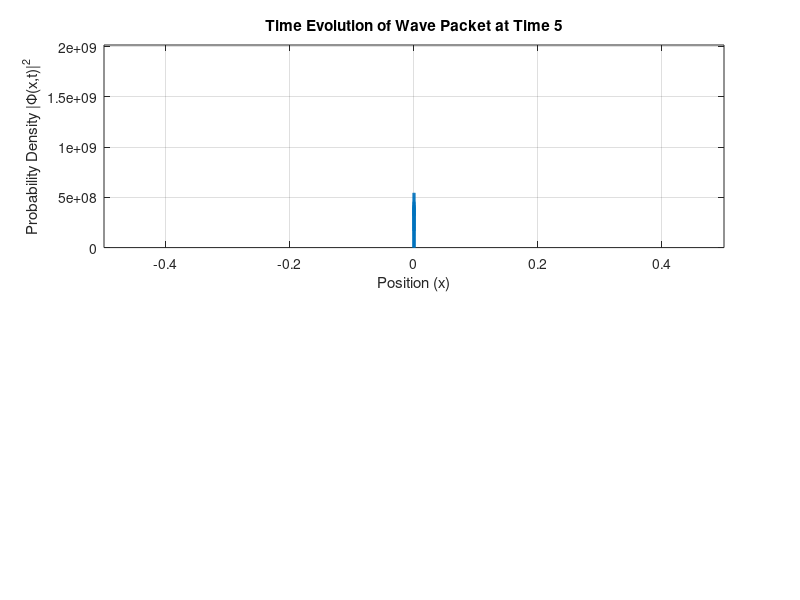
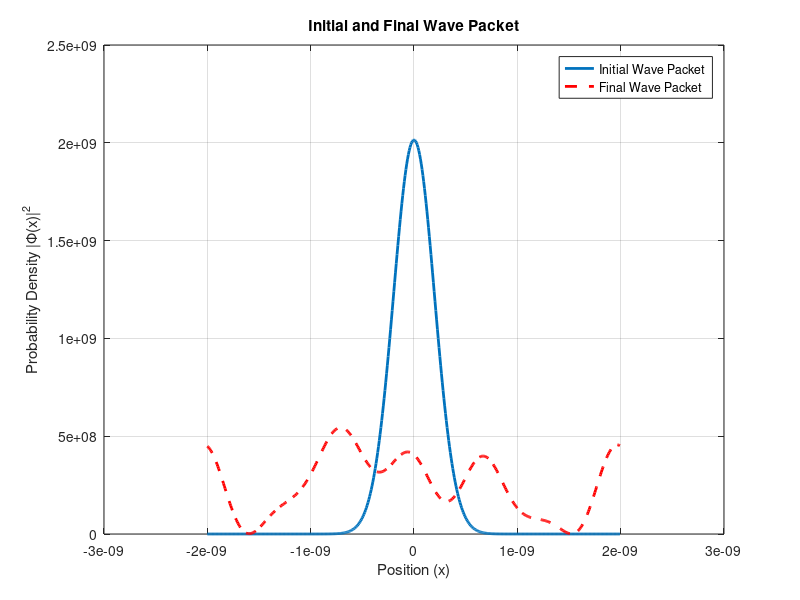

MATLAB code to generate these figures, in order: (Note: a time limit stopped this script after it produced the figures.)
clear all; close all;

%% Parameters
a = 1;  % Length
M = 1; % Mass
NPt = 5000; % Number of time steps
V0 = 1; % Potential barrier height
hbar = 1;  % Planck's constant
m = 1;      % Mass of particle
% Constants (Metric Units)
N = 512;          % Number of points to use
L = 4e-9;         % Extent of simulation (in meters)
%% Spatial and Momentum Grids
x =  L * linspace(-0.5, 0.5 - 1.0 / N, N)';  % Spatial grid
dx = x(2) - x(1);        % Spatial step size
k = fftshift(2 * pi * (0:N-1)' / (N * dx)) - pi/dx; % Centered momentum grid

%% Time Range
dt = 1e-3;       % Timestep in seconds
T = dt * NPt;
t = linspace(0, T, NPt);



%% Force Parameters
F0 = 0; % Force amplitude
gamma = 0.05; % Damping factor for the Gaussian envelope of the force
t0 = 2;

% Define the time-dependent force function
F_t = @(t) F0 * exp(-gamma * t) .* (t >= t0);

%% Initial Wave Packet
% Initial Wavefunction (Gaussian)
SIGMA = 0.07;
x0 = -0.0;
Phi0 = exp(-((x / L - x0) / SIGMA).^2 / 2.0);
Phi0 = Phi0 / sqrt(sum(abs(Phi0.^2) * dx));  % Normalize wavefunction
%% Kinetic and Potential Operators for Split-Step Method
kinetic_energy = (hbar^2 * k.^2) / (2 * m);
GK_half = fftshift(exp(-1i * (dt / (2 * hbar)) * kinetic_energy)); % Half-step kinetic propagator
GK_full = fftshift(exp(-1i * (dt / hbar) * kinetic_energy)); % Full-step kinetic propagator

%% Static Potential (HO) and Force-dependent Potential
% Uncomment one of the following potentials as needed

% Finite Square Well Potential
% V = ones(N, 1);
% V(abs(X) <= L / 4.0) = 0.0;

% Simple Harmonic Oscillator Potential
V = 15  * (x / L).^2;

% Alternative Potentials (Uncomment as needed)
% V = 3.5 * 1e-18 * (X / L); % Linear Potential
% V = 15 * 1e-18 * ((X / L).^2 + exp(-0.5 * (X / L).^2 / 0.05^2) / 8.0); % Complex Potential

% Plot Initial Wavefunction and Potential
figure;
subplot(2,1,1);
plot(x * 1e9, abs(Phi0).^2, 'LineWidth', 2);
xlabel('Position (nm)');
ylabel('Probability Density |Ψ(x)|^2');
title('Initial Wavefunction');
grid on;


GV = exp(-0.5i * (dt / hbar) * V); % Static potential operator

%% Initialize Wave Packet
Phi = Phi0;
Prob_density = zeros(N, NPt); % Store probability density evolution

%% Time Evolution with Split Operator Method
for nrn = 1:NPt
    % Time-dependent force term in real space
    force_term = F_t(t(nrn)) * x;
    GV_force = exp(-1i * (dt / (2 * M)) * force_term / hbar); % Time-dependent force

    % Step 1: Half-step potential in real space
    Phi = GV .* GV_force .* Phi;

    % Step 2: Full-step kinetic evolution in momentum space
    Phi_k = fft(Phi); 
    Phi_k = GK_full .* Phi_k;  % Apply full-step kinetic propagator
    Phi = ifft(Phi_k); 

    % Step 3: Half-step potential in real space
    Phi = GV .* GV_force .* Phi;

    % Normalize wavefunction
    norm_factor = sqrt(sum(abs(Phi).^2) * dx);
    Phi = Phi / norm_factor;
    % Store probability density at each time step
    Prob_density(:, nrn) = abs(Phi).^2;
    % Plot evolution of probability density at each time step
    if mod(nrn, 10) == 0 % Plot every 10th time step
        plot(x, abs(Phi).^2, 'LineWidth', 2);
        xlabel('Position (x)');
        ylabel('Probability Density |Φ(x,t)|^2');
        title(['Time Evolution of Wave Packet at Time ', num2str(t(nrn))]);
        axis([-a/2 a/2 0 max(abs(Phi0).^2)]);
        grid on;
        pause(0.1); % Pause to create animation effect
    end
end

%% Plot Probability Density Evolution
figure;
plot(x, abs(Phi0).^2, 'LineWidth', 2); % Initial wave packet
hold on;
plot(x, abs(Phi).^2, 'r--', 'LineWidth', 2); % Final wave packet
xlabel('Position (x)');
ylabel('Probability Density |Φ(x)|^2');
title('Initial and Final Wave Packet');
legend('Initial Wave Packet', 'Final Wave Packet');
grid on;

%% 3D Surface Plot of Probability Density
[X, T] = meshgrid(x, t);
figure;
surf(T', X', Prob_density, 'EdgeColor', 'none');
xlabel('Time');
ylabel('Position (x)');
zlabel('Probability Density |Ψ(x, t)|^2');
title('Probability Density Evolution Over Time');
colorbar;
view(3);
shading interp;
